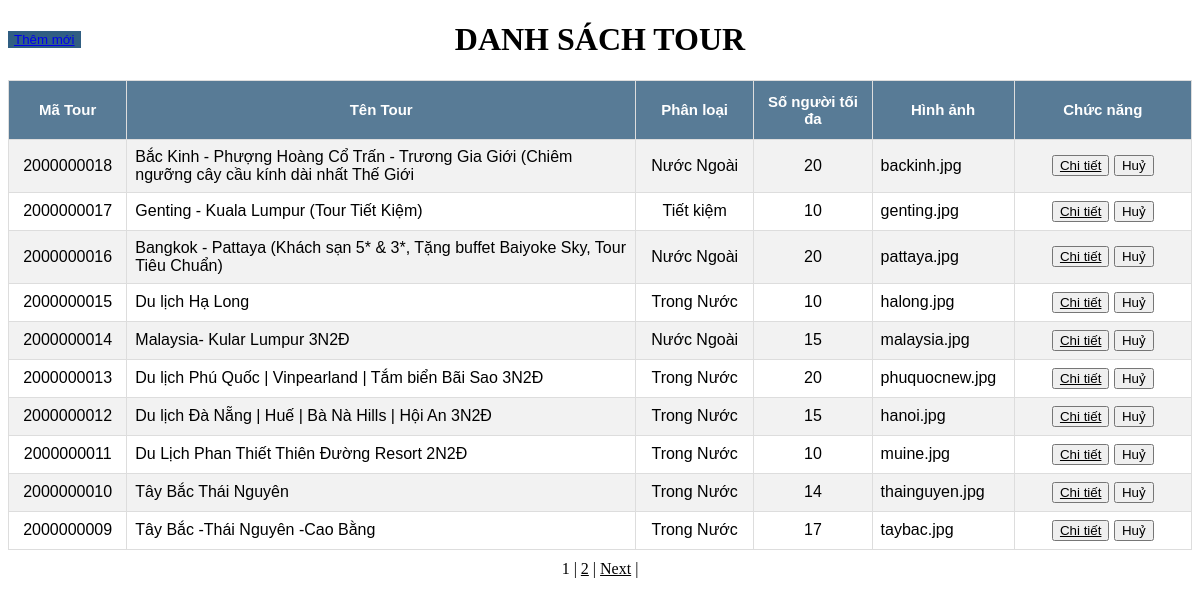
/quantri/list_qltourdl.php, run on the app's committed database.
### tables this page shows
CREATE TABLE `tour_details` (
  `ID` int(10) NOT NULL,
  `START` date NOT NULL,
  `END` date NOT NULL,
  `HOTEL_NAME` varchar(100) DEFAULT 'ĐANG CẬP NHẬT',
  `VEHICLE` varchar(30) NOT NULL,
  `CHILD_PRICE` float NOT NULL,
  `ADULT_PRICE` float NOT NULL,
  `TOUR_PROGRAM` text DEFAULT NULL
);

CREATE TABLE `tours` (
  `ID` int(10) NOT NULL,
  `NAME` varchar(100) NOT NULL,
  `KIND_TOUR` varchar(50) NOT NULL,
  `MAX_PEOPLE` tinyint(4) NOT NULL,
  `IMAGE` varchar(255) DEFAULT NULL
);

### quantri/pagination_listtour.php (called while the page is built, shortened)
<?php
       $conn = mysqli_connect('localhost', 'root', '', 'ql_tourdulich');
       mysqli_set_charset($conn, 'UTF8');
       $result = mysqli_query($conn, "select count(ID) as total from tours");
       $row = mysqli_fetch_assoc($result);
       $total_records = $row['total'];
       $current_page = isset($_GET['page']) ? $_GET['page'] : 1;
       $limit = 10;
       $total_page = ceil($total_records / $limit);
       $start = ($current_page - 1) * $limit;
       $sql = "
           SELECT tours.*, tour_details.ID as detail_ID
           FROM tours
               LEFT JOIN tour_details ON tour_details.ID = tours.ID
           ORDER BY ID DESC
           LIMIT $start, $limit";
       $tours = mysqli_query($conn, $sql);
       ?>

### quantri/list_qltourdl.php (the view, shortened to what this page needs)
<!DOCTYPE html>
<html>
<head>
	<link rel="stylesheet" type="text/css" href="style2.css">
</head>
<body>
	<?php
		$flagCustomer = (in_array($_SESSION['position'], ['CUSTOMER'])) ? true: false;
	?>
	<div class="titleOfTable">
		<h1 align="center">DANH SÁCH TOUR</h1>
		<?php if(!$flagCustomer){ ?>
			<button id="add-tour" class="btn btn-primary btn-custom btn-func"><a href="?quanly=add_tour">Thêm mới</a> </button>
		<?php } ?>
	</div>
	<table class="list-data" align="center" border="1 solid" cellpadding="5">
		<colgroup>
			<?php if(!$flagCustomer){ ?>
				<col width="10%" />
			<?php } ?>
			<col  />
			<col width="10%" />
			<col width="10%" />
			<col width="12%" />
			<col width="15%" />
		</colgroup>
		<tr bgcolor="lightblue" style="font-size: 20px">
			<?php if(!$flagCustomer){ ?>
				<th class="listtour" align="left">
					Mã Tour
				</th>
			<?php } ?>
			<th class="listtour" align="left">
				Tên Tour
			</th>
			<th class="listtour" align="left">
				Phân loại
			</th>
			<th class="listtour" align="left">
				Số người tối đa
			</th>
			<th class="listtour" align="left">
				Hình ảnh
			</th>
			<th class="listtour" align="left" >
				Chức năng
		</tr>
		<?php
		 	include("pagination_listtour.php");
			while ($row = mysqli_fetch_assoc($tours)){
		?>
			<tr>
				<?php if(!$flagCustomer){ ?>
					<td align="center"><?php echo $row['ID'] ?></td>
				<?php } ?>
				<td><?php echo $row['NAME']?></td>
				<td align="center"><?php echo $row['KIND_TOUR']?></td>
				<td align="center"><?php echo $row['MAX_PEOPLE'] ?></td>
				<td align="left"><?php echo $row['IMAGE'] ?></td>
				<td align="center">
					<?php
						if(@$row['detail_ID']){
							?>
								<button type="button" class="btn btn-info" ><a href="?quanly=show_tour_details&idTour=<?php echo $row['ID'] ?>" style="color: black">Chi tiết</a></button>
							<?php
						}
						else{
							?>
								<button type="button" class="btn btn-info" ><a href="?quanly=add_tour_detail&idTour=<?php echo $row['ID'] ?>" style="color: black">Tạo chi tiết</a></button>
							<?php
						}
					?>
					<?php if(!$flagCustomer){ ?>
						<a id="demo" href="delete_tour.php?id=<?php echo $row['ID'] ?>"><input type="button" value="Huỷ" class="btn btn-danger" onclick="confDelete()"></a>
					<?php } ?>
				</td>
			</tr>
		<?php
		}
		?>
	</table>
	<div id="pagination" align="center" style="color: black">
		<?php
		for ($i = 1; $i <= $total_page; $i++){
			if ($i == $current_page){
				echo '<span>'.$i.'</span> | ';
			}
			else{
				echo '<a style="color:black" href="admin.php?quanly=list_qltourdl&page='.$i.'">'.$i.'</a> | ';
			}
		}
		if ($current_page < $total_page && $total_page > 1){
			echo '<a style="color:black" href="admin.php?quanly=list_qltourdl&page='.($current_page+1).'">Next</a> | ';
		}
		?>
	</div>
	<br>
</body>
</html>

### quantri/style2.css (style rules this page uses)
.list-data { font-family: "Trebuchet MS", Arial, Helvetica, sans-serif; border-collapse: collapse; width: 100%; margin-bottom: 10px; }
.list-data td, .list-data th { border: 1px solid #ddd; padding: 8px; }
.list-data tr:nth-child(even) { background-color: #f2f2f2; }
.list-data th { padding-top: 12px; padding-bottom: 12px; background-color: #4CAF50; color: white; }
.btn-func { border: none; color: white; text-align: center; -webkit-transition-duration: 0.4s; transition-duration: 0.4s; cursor: pointer; position: absolute; top: 10px; }
.list-data th { background-color: #587B96 !important; color: white; font-size: 15px; text-align: center; }
.titleOfTable { position: relative; margin-bottom: 20px; }
.btn-custom { background-color: #305e82!important; }

### data on the page
tour_details: ID.ID "2000000018", ID.NAME "Bắc Kinh - Phượng Hoàng Cổ Trấn - Trương Gia Giới (Chiêm ngưỡng cây cầu kính dài nhất Thế Giới", ID.KIND_TOUR "Nước Ngoài", ID.MAX_PEOPLE "20", ID.IMAGE "backinh.jpg"
tour_details: ID.ID "2000000017", ID.NAME "Genting - Kuala Lumpur (Tour Tiết Kiệm)", ID.KIND_TOUR "Tiết kiệm", ID.MAX_PEOPLE "10", ID.IMAGE "genting.jpg"
tour_details: ID.ID "2000000016", ID.NAME "Bangkok - Pattaya (Khách sạn 5* & 3*, Tặng buffet Baiyoke Sky, Tour Tiêu Chuẩn)", ID.KIND_TOUR "Nước Ngoài", ID.MAX_PEOPLE "20", ID.IMAGE "pattaya.jpg"
tour_details: ID.ID "2000000015", ID.NAME "Du lịch Hạ Long", ID.KIND_TOUR "Trong Nước", ID.MAX_PEOPLE "10", ID.IMAGE "halong.jpg"
tour_details: ID.ID "2000000014", ID.NAME "Malaysia- Kular Lumpur 3N2Đ", ID.KIND_TOUR "Nước Ngoài", ID.MAX_PEOPLE "15", ID.IMAGE "malaysia.jpg"
tour_details: ID.ID "2000000013", ID.NAME "Du lịch Phú Quốc | Vinpearland | Tắm biển Bãi Sao 3N2Đ", ID.KIND_TOUR "Trong Nước", ID.MAX_PEOPLE "20", ID.IMAGE "phuquocnew.jpg"
tour_details: ID.ID "2000000012", ID.NAME "Du lịch Đà Nẵng | Huế | Bà Nà Hills | Hội An 3N2Đ", ID.KIND_TOUR "Trong Nước", ID.MAX_PEOPLE "15", ID.IMAGE "hanoi.jpg"
tour_details: ID.ID "2000000011", ID.NAME "Du Lịch Phan Thiết Thiên Đường Resort 2N2Đ", ID.KIND_TOUR "Trong Nước", ID.MAX_PEOPLE "10", ID.IMAGE "muine.jpg"
tour_details: ID.ID "2000000010", ID.NAME "Tây Bắc Thái Nguyên", ID.KIND_TOUR "Trong Nước", ID.MAX_PEOPLE "14", ID.IMAGE "thainguyen.jpg"
tour_details: ID.ID "2000000009", ID.NAME "Tây Bắc -Thái Nguyên -Cao Bằng", ID.KIND_TOUR "Trong Nước", ID.MAX_PEOPLE "17", ID.IMAGE "taybac.jpg"
